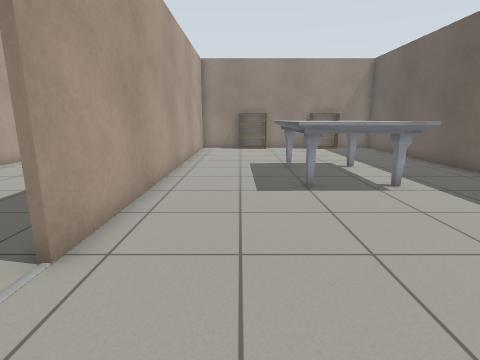
view 1 (above)

20 first-person views from a walk through a world built for the Gazebo simulator. The camera is 1 m above the floor, tilts 12° down and sees 80° across. The floor is counted in squares, 0.5 m on a side. Each view is taken from the middle of a square. On the plan, view 1 faces up. The plan holds only what a view shows up to about 17 squares ahead; the rest is blank. Robots are left out. Simple patterns stand in for the simulator's built-in surfaces.

view 2
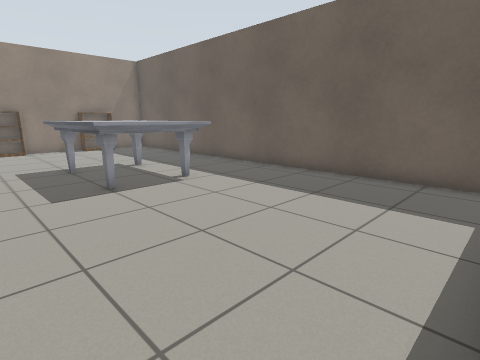

view 3
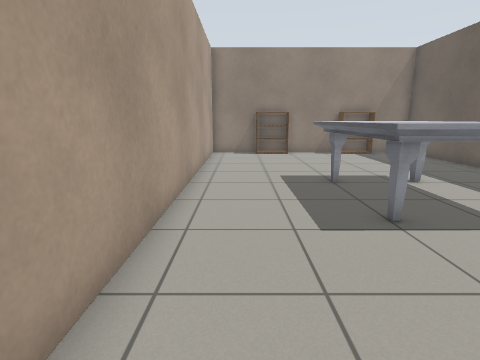

view 4
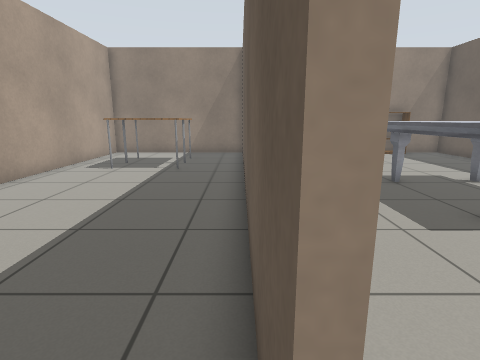

view 5
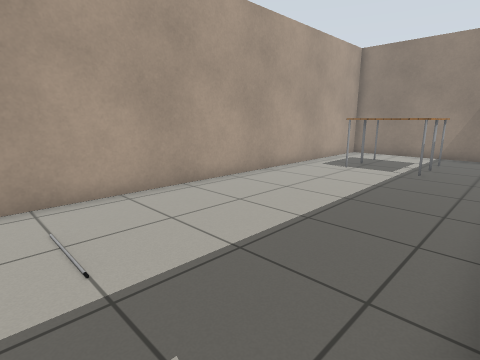

view 6
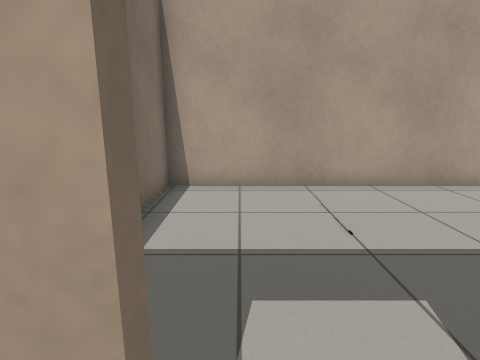

view 7
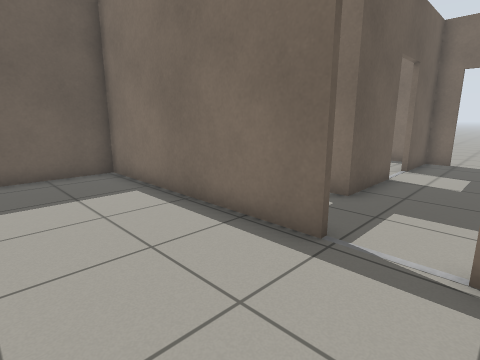

view 8
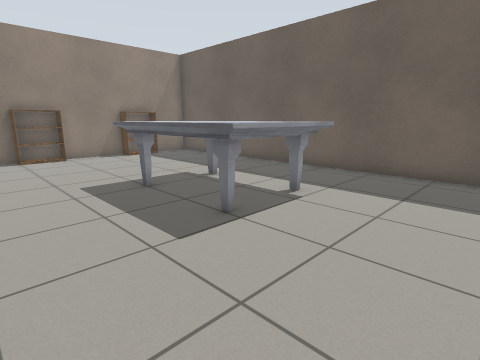

view 9
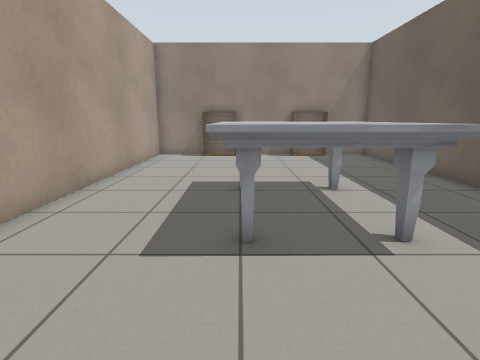

view 10
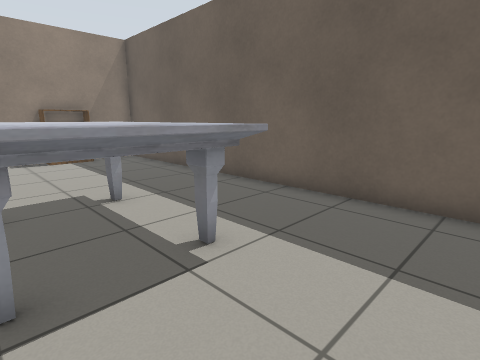

view 11
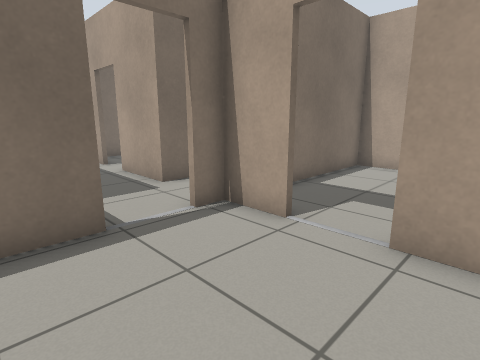

view 12
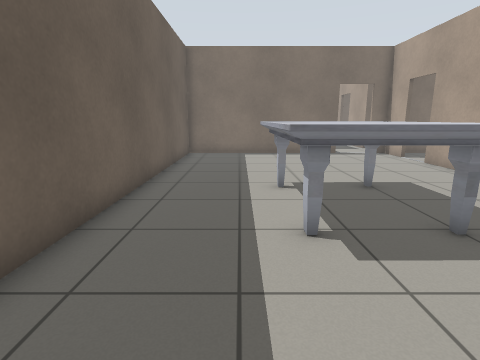

view 13
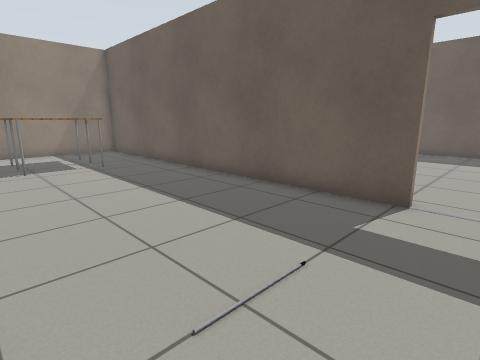

view 14
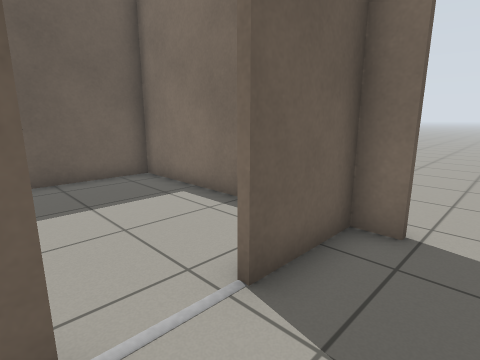

view 15
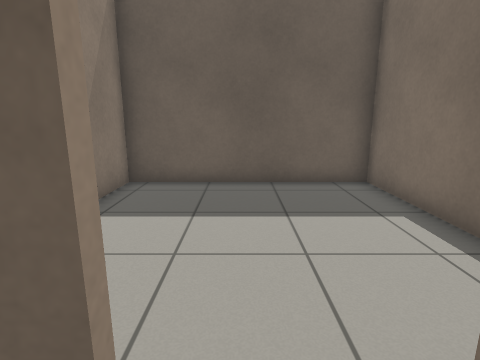

view 16
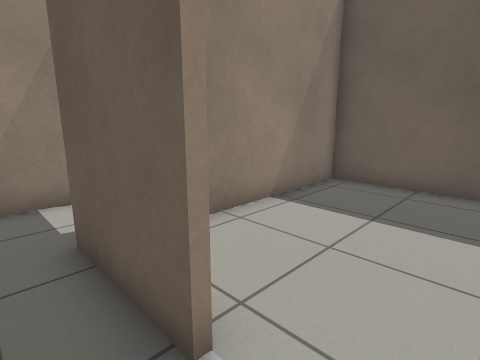

view 17
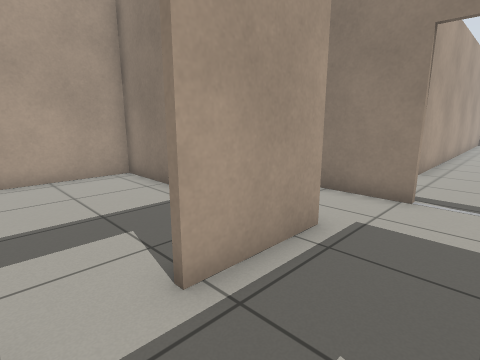

view 18
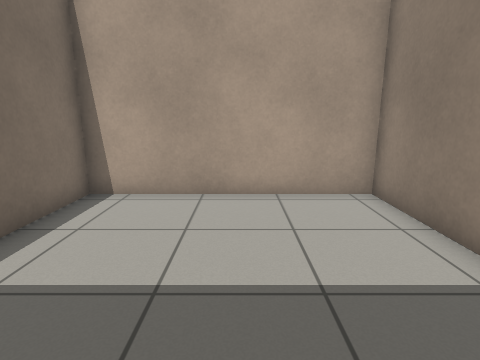

view 19
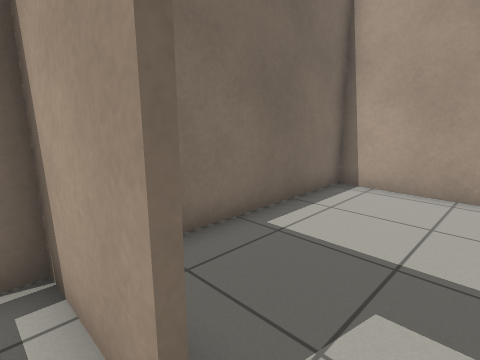

view 20
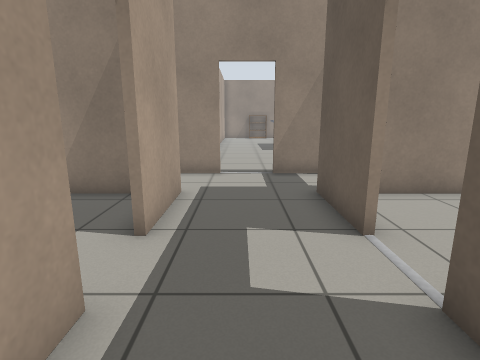

### Floor plan
Points are (right, up) in squares from view 1. A wall is a line through its corners. A room is listed if a view was taken in it or the views show most of it. See-through windows are left out.
Room 1 (views 1, 2, 3, 6, 7, 8, 9, 10, 11, 12)
walls: (4.5, 20.5) (1.1, 20.5); (-0.4, 20.5) (-3.1, 20.5); (-2.6, 1.8) (-2.6, -0.2) (-1.8, -0.2); (-2.6, 20.5) (-2.6, 3.6); (0.1, -0.2) (9.1, -0.2) (9.1, 20.5) (6.4, 20.5)
ways out: opening at (-3, 2.5) to room 2; opening at (-0.5, 0) to room 3
objects: bookshelf (0, 20) to (2, 21); marble table (2, 8) to (5, 13); bookshelf (5, 20) to (6, 21)
Room 2 (views 4, 5, 13)
walls: (-2.8, 3.6) (-2.8, 19.9); (-3.1, 20.5) (-10.5, 20.5) (-10.5, -0.2) (-3.9, -0.2)
ways out: opening at (-3, 2.5) to room 1
objects: table (-8, 15) to (-6, 16); table (-8, 18); table (-6, 18)
Room 3 (views 14, 15, 16, 17, 18, 19, 20)
walls: (-2.6, -8.2) (-2.6, -11.1) (-2.1, -11.1); (1.2, -6.4) (1.2, -3.2) (1.8, -3.2); (1.2, -11.1) (1.2, -8.2); (-3.8, -3.2) (-2.6, -3.2) (-2.6, -6.4); (-1.6, -0.4) (-4.2, -0.4); (2, -0.4) (0.2, -0.4)
ways out: opening at (-0.5, 0) to room 1; opening at (-3, -7.5) to room 4; opening at (1, -7.5) to room 5
Room 4 (no view inside)
walls: (-3.9, -3.4) (-10.5, -3.4) (-10.5, -11.1) (-3.9, -11.1)
ways out: opening at (-3, -7.5) to room 3
Room 5 (no view inside)
walls: (4.1, -11.1) (9.1, -11.1) (9.1, -3.4) (2.8, -3.4); (0.1, -11.1) (2.6, -11.1)
ways out: opening at (1, -7.5) to room 3

Where each view was taken, in squares from view 1:
view 1: 0 up, 0 right, facing up
view 2: 0 up, 1 left, facing up-right
view 3: 3 up, 1 left, facing up
view 4: 3 up, 3 left, facing up
view 5: 3 up, 3 left, facing up-left
view 6: 2 up, 2 left, facing left
view 7: 4 up, 2 left, facing down-right
view 8: 4 up, 2 left, facing up-right
view 9: 4 up, 2 right, facing up
view 10: 5 up, 2 right, facing up-right
view 11: 5 up, 2 right, facing down-left
view 12: 17 up, 6 right, facing down
view 13: 2 up, 10 left, facing up-right
view 14: 6 down, 1 left, facing down-right
view 15: 7 down, 0 right, facing right
view 16: 8 down, 0 right, facing up-right
view 17: 8 down, 0 right, facing up-left
view 18: 7 down, 3 left, facing left
view 19: 7 down, 2 left, facing down-left
view 20: 11 down, 1 left, facing up
